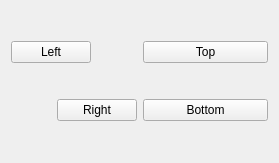
<?xml version="1.0" encoding="UTF-8"?>
<ui version="4.0">
 <class>Form</class>
 <widget class="QWidget" name="Form">
  <property name="geometry">
   <rect>
    <x>0</x>
    <y>0</y>
    <width>279</width>
    <height>163</height>
   </rect>
  </property>
  <property name="windowTitle">
   <string>Form</string>
  </property>
  <layout class="QGridLayout" name="gridLayout">
   <item row="0" column="0" alignment="Qt::AlignmentFlag::AlignLeft">
    <widget class="QPushButton" name="pushButton">
     <property name="text">
      <string>Left</string>
     </property>
    </widget>
   </item>
   <item row="0" column="1" alignment="Qt::AlignmentFlag::AlignTop">
    <widget class="QPushButton" name="pushButton_3">
     <property name="text">
      <string>Top</string>
     </property>
    </widget>
   </item>
   <item row="1" column="0" alignment="Qt::AlignmentFlag::AlignRight">
    <widget class="QPushButton" name="pushButton_2">
     <property name="text">
      <string>Right</string>
     </property>
    </widget>
   </item>
   <item row="1" column="1" alignment="Qt::AlignmentFlag::AlignBottom">
    <widget class="QPushButton" name="pushButton_4">
     <property name="text">
      <string>Bottom</string>
     </property>
    </widget>
   </item>
  </layout>
 </widget>
 <resources/>
 <connections/>
</ui>
